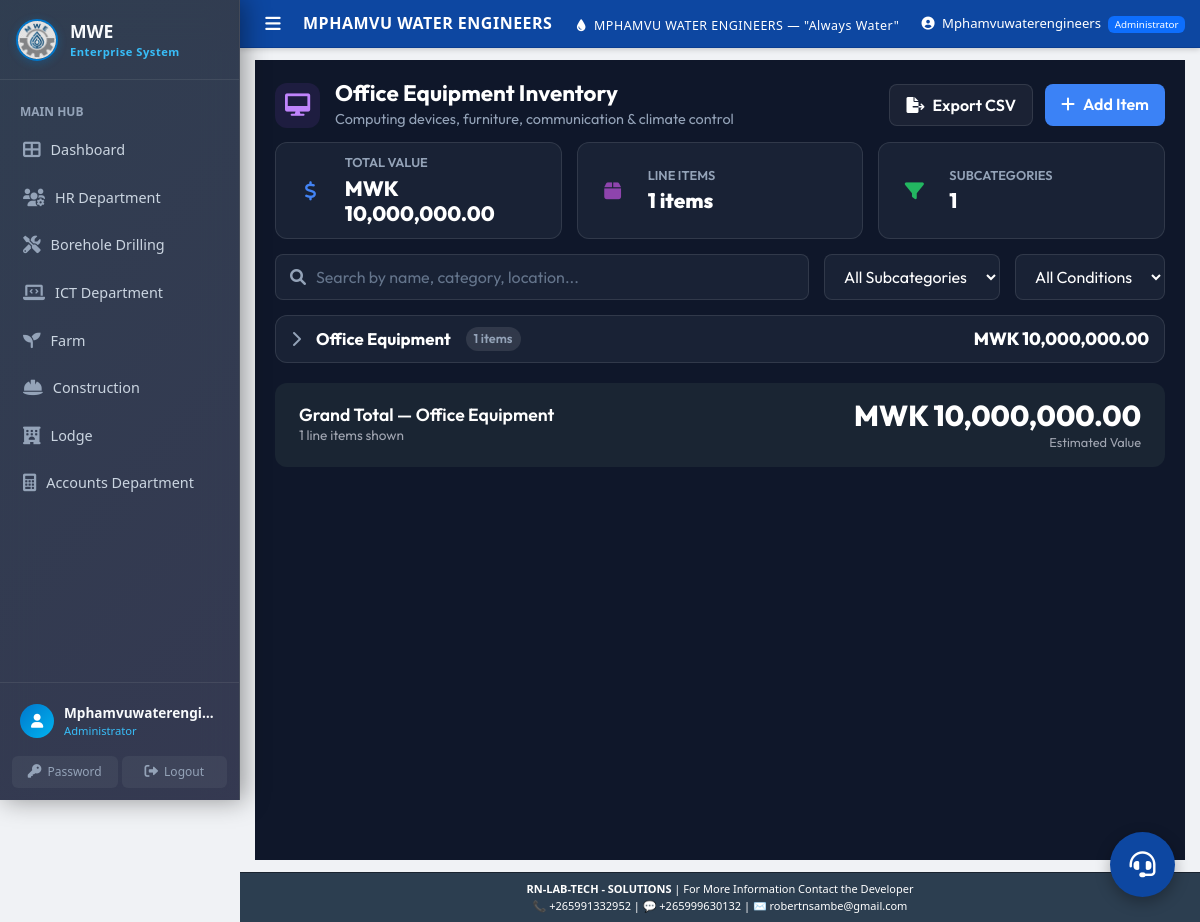
Screenshot of /inventory/category/Office Equipment (signed in) with the database file from the repository.
### models.py (models this page shows)
class Inventory(db.Model):
    __tablename__ = 'inventory'
    id = db.Column(db.Integer, primary_key=True)
    asset_name = db.Column(db.String(200), nullable=False)
    category = db.Column(db.String(100), nullable=False)
    subcategory = db.Column(db.String(100))
    quantity = db.Column(db.Integer, nullable=False, default=0)
    unit_value = db.Column(db.Float, nullable=False, default=0.0)
    total_value = db.Column(db.Float, nullable=False, default=0.0)
    condition = db.Column(db.String(100), default='New/Excellent/Good')
    location = db.Column(db.String(200))
    description = db.Column(db.Text)
    department = db.Column(db.String(100), default='Borehole Drilling', nullable=False)
    last_updated = db.Column(db.DateTime, default=datetime.utcnow, onupdate=datetime.utcnow)

### inventory/inventory_routes.py (the view)
@inventory_bp.route('/category/<string:category>', methods=['GET'])
@login_required
@admin_required
def category_view(category):
    query = Inventory.query.filter_by(category=category)
    items = apply_dept_filter(query, Inventory).order_by(Inventory.subcategory, Inventory.asset_name).all()
    total_value = sum(item.total_value for item in items)
    line_items = len(items)
    subcategories = {}
    for item in items:
        subcat = item.subcategory or 'Uncategorized'
        if subcat not in subcategories:
            subcategories[subcat] = {'items': [], 'total': 0}
        subcategories[subcat]['items'].append(item)
        subcategories[subcat]['total'] += item.total_value
    return render_template('inventory/category.html',
                           category_name=category,
                           total_value=total_value,
                           line_items=line_items,
                           subcategories=subcategories)

### app.py (called while the page is built)
@app.context_processor
def inject_now():
    return {
        'datetime': datetime,
    }

### inventory/inventory_routes.py (called while the page is built)
def login_required(f):
    @wraps(f)
    def decorated_function(*args, **kwargs):
        if 'user_id' not in session:
            flash('Please log in to access this page.', 'error')
            return redirect(url_for('login'))
        return f(*args, **kwargs)
    return decorated_function

def admin_required(f):
    @wraps(f)
    def decorated_function(*args, **kwargs):
        if session.get('role') not in ['Administrator', 'Director', 'HR Manager', 'Accountant']:
            flash('You do not have permission to access this page.', 'error')
            return redirect(url_for('dashboard'))
        return f(*args, **kwargs)
    return decorated_function

### utils/auth_utils.py (called while the page is built)
def apply_dept_filter(query, model):
    role = session.get('role')
    dept_context = session.get('department_context')
    if dept_context:
        return query.filter(model.department == dept_context)
    if role in ['Administrator', 'Director', 'HR Manager', 'Accountant']:
        return query # No filter applied, they see everything
    return query.filter(model.department == 'Borehole Drilling')

### templates/inventory/category.html (shortened to what this page needs)
{% extends "base.html" %}
{% block content %}
{% set is_borehole = ('Borehole' in category_name) %}
{% set is_office = ('Office' in category_name) %}
{% set is_livestock = ('Livestock' in category_name or 'Animal' in category_name or '2.' in category_name) %}
{% set is_crop = ('Crop' in category_name or '1.' in category_name) %}
{% set is_equipment = ('Equipment' in category_name or 'Tools' in category_name or '3.' in category_name) %}
{% set is_building = ('Building' in category_name or 'Structure' in category_name or '4.' in category_name) %}
{% set is_harvest = ('Harvest' in category_name or '5.' in category_name) %}
{% set is_finance = ('Financial' in category_name or 'Record' in category_name or '7.' in category_name) %}
{% set is_transport = ('Transport' in category_name or 'Logistics' in category_name or '8.' in category_name) %}
{% set is_inputs = ('Inputs' in category_name or '6.' in category_name) %}
{% set bg_class = 'icon-Borehole' if is_borehole
                 else 'icon-Office' if is_office
                 else 'icon-Animal' if is_livestock
                 else 'icon-Crop' if is_crop
                 else 'icon-Borehole' if is_equipment or is_transport
                 else 'icon-Office' if is_building
                 else 'icon-Animal' if is_finance or is_inputs
                 else 'icon-Crop' if is_harvest %}
<div class="inv-category-page fade-in {% if is_borehole %}borehole-bg{% endif %}">
    <div class="cat-header">
        <div class="cat-title-area">
            <div class="cat-title-icon {{ bg_class }}">
                <i class="fas {{ icon_class }}"></i>
            </div>
            <div class="cat-title-text">
                <h2>
                    {{ category_name }}
                    {% if is_borehole %} Assets {% else %} Inventory {% endif %}
                </h2>
                <p>
                    {% if is_borehole %}Drilling equipment, pumps, casing, vehicles, safety & survey tools
                    {% elif is_office %}Computing devices, furniture, communication & climate control
                    {% elif is_livestock %}Livestock (cattle, goats, sheep, chickens, pigs), housing, feeding, dairy & veterinary supplies
                    {% elif is_crop %}Seeds, planting materials, fertilizers, agrochemicals, irrigation kits & water storage
                    {% elif is_equipment %}Farm tools, hoes, slashers, wheelbarrows, sprayers, tractors, ploughs & harrows
                    {% elif is_building %}Permanent assets, storage sheds, animal housing, greenhouses & silos
                    {% elif is_harvest %}Sacks, drying sheets, tarpaulins & maize shellers
                    {% elif is_finance %}Purchase records, sales records, veterinary & labor records, stock registers
                    {% elif is_transport %}Bicycles, motorcycles, trucks & animal-drawn carts
                    {% else %}Asset tracking and management for the {{ session.get('department_context', 'General') }} department
                    {% endif %}
                </p>
            </div>
        </div>
        <div class="cat-actions">
            <a href="{{ url_for('inventory.export_csv', category=category_name) }}" class="btn btn-outline-custom"><i class="fas fa-file-export me-2"></i>Export CSV</a>
            <a href="{{ url_for('inventory.add_item') }}?cat={{ category_name }}" class="btn btn-add-item"><i class="fas fa-plus me-2"></i>Add Item</a>
        </div>
    </div>
    <div class="summary-cards">
        <div class="sum-card">
            <div class="sum-icon icon-blue" style="color:#4384f5;"><i class="fas fa-dollar-sign"></i></div>
            <div class="sum-text">
                <h6>Total Value</h6>
                <h4>MWK {{ "{:,.2f}".format(total_value or 0) }}</h4>
            </div>
        </div>
        <div class="sum-card">
            <div class="sum-icon icon-purple" style="color:#8e44ad;"><i class="fas fa-box"></i></div>
            <div class="sum-text">
                <h6>Line Items</h6>
                <h4>{{ line_items }} items</h4>
            </div>
        </div>
        <div class="sum-card">
            <div class="sum-icon icon-green" style="color:#23b761;"><i class="fas fa-filter"></i></div>
            <div class="sum-text">
                <h6>Subcategories</h6>
                <h4>{{ subcategories|length }}</h4>
            </div>
        </div>
    </div>
    <div class="toolbar">
        <div class="search-box">
            <i class="fas fa-search"></i>
            <input type="text" id="searchInput" placeholder="Search by name, category, location...">
        </div>
        <select class="filter-dropdown">
            <option>All Subcategories</option>
        </select>
        <select class="filter-dropdown">
            <option>All Conditions</option>
        </select>
    </div>
    {% for subcat, data in subcategories.items() %}
    <div class="subcat-accordion">
        <div class="subcat-header" onclick="toggleAccordion(this)">
            <div class="subcat-left">
                <i class="fas fa-chevron-right subcat-chevron"></i>
                <span class="subcat-name">{{ subcat }}</span>
                <span class="subcat-count">{{ data['items']|length }} items</span>
            </div>
            <div class="subcat-value">MWK {{ "{:,.2f}".format(data.total or 0) }}</div>
        </div>
    </div>
    {% else %}
    <div class="text-center py-5 bg-white border rounded">
        <i class="fas fa-box-open fa-3x text-muted mb-3"></i>
        <h5>No assets found in {{ category_name }}</h5>
        <a href="{{ url_for('inventory.add_item') }}?cat={{ category_name }}" class="btn btn-primary mt-2">Add First Item</a>
    </div>
    {% endfor %}
    {% if subcategories %}
    <div class="grand-total-footer">
        <div class="gt-left">
            <h4>Grand Total &mdash; {{ category_name }}</h4>
            <p>{{ line_items }} line items shown</p>
        </div>
        <div class="gt-right">
            <h2>MWK {{ "{:,.2f}".format(total_value or 0) }}</h2>
            <p>Estimated Value</p>
        </div>
    </div>
    {% endif %}
</div>
{% endblock %}

### static/css/style.css (style rules this page uses)
:root { --primary-color: #007bff; --secondary-color: #6c757d; --success-color: #28a745; --danger-color: #dc3545; --warning-color: #ffc107; --info-color: #17a2b8; --light-color: #f8f9fa; --dark-color: #343a40; --water-blue: #00d4ff; --water-dark: #0056b3; --sidebar-width: 240px; --sidebar-collapsed-width: 72px; --sidebar-bg: #1a2332; --sidebar-hover: #243044; --sidebar-active: rgba(0, 119, 204, 0.2); --sidebar-active-border: #0077cc; --sidebar-text: rgba(255, 255, 255, 0.7); --sidebar-text-active: #ffffff; --header-height: 48px; --transition-speed: 0.3s; }
body { font-family: 'Segoe UI', Tahoma, Geneva, Verdana, sans-serif; background-color: #f0f2f5; margin: 0; overflow-x: hidden; }
.main-content h2 { font-size: 1.25rem; margin-bottom: 0.25rem; }
.btn { border-radius: 8px; font-weight: 500; transition: all 0.3s ease; }
.fade-in { animation: fadeIn 0.5s ease-in; }

### rows the page displays
Inventory: subcategory "Office Equipment", items|length "1", total_value "10,000,000.00"

### other values shown
{{ session.username }} "Mphamvuwaterengi…"
{{ session.role }} "Administrator"
{{ session.username }} "Mphamvuwaterengineers"
{{ category_name }} "Office Equipment"
{{ "{:,.2f}".format(total_value or 0) }} "10,000,000.00"
{{ line_items }} "1"
{{ subcategories|length }} "1"
